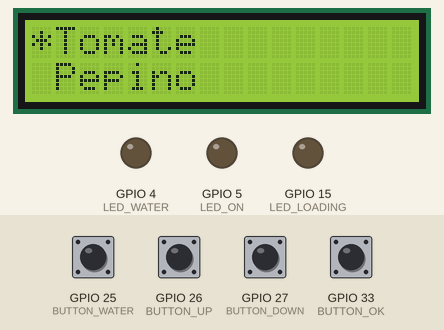
A sketch run on a simulated ESP32. Shown: 16×2 character LCD, output pins drawn as LEDs (lit = HIGH). The inputs (shaded band) are chosen by the test bench; at power-on: GPIO 25 (BUTTON_WATER), GPIO 26 (BUTTON_UP), GPIO 27 (BUTTON_DOWN), GPIO 33 (BUTTON_OK) HIGH. What the sketch prints to the serial monitor is not drawn.

Above: at 1.2 s.
1.3 s: GPIO 26 (BUTTON_UP) pulled LOW for 0.15 s
At 2.5 s:
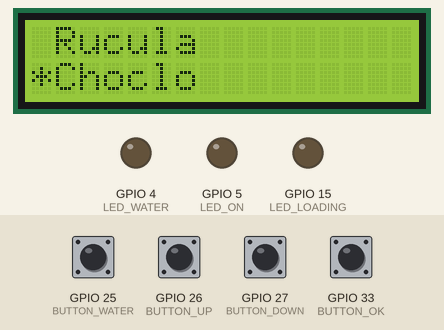
3.5 s: GPIO 33 (BUTTON_OK) pulled LOW for 0.15 s
At 4.4 s:
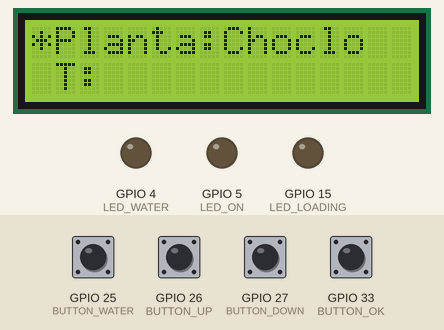
5.5 s: GPIO 27 (BUTTON_DOWN) pulled LOW for 0.15 s
At 6.7 s:
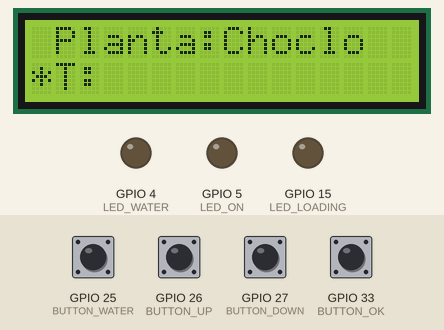
7.6 s: GPIO 27 (BUTTON_DOWN) pulled LOW for 1 s
At 9.6 s:
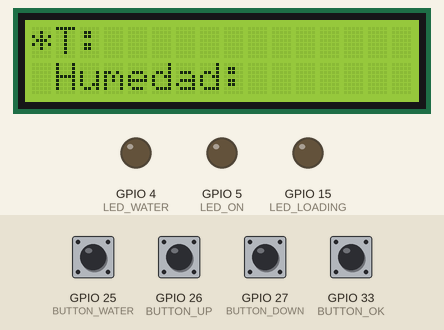
10.1 s: GPIO 26 (BUTTON_UP) pulled LOW for 1 s
At 11.6 s:
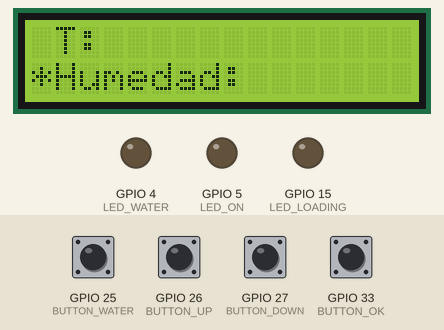
Timing chart, 0 to 12.3 s (numbered marks = the images above; inputs shaded):
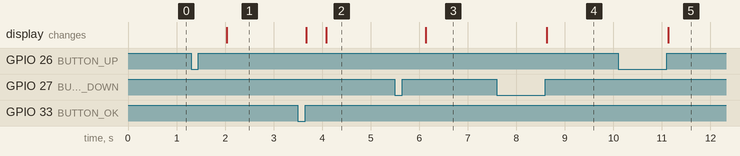

The sketch:

PARA_COMPARAR_NO_USAR.ino
```cpp
#include <List.hpp>
#include <LiquidCrystal_I2C.h>  //21: SDA || 22: SLC

struct Plant {
  int PlantID;
  String plantName;
  String tempStatus;
  String humStatus;
  String lastRead;     //ÚLTIMA VEZ QUE LEÍ
  String lastWater;    //ÚLTIMA VEZ QUE REGUÉ
  String timeWatered;  //TIEMPO QUE REGUÉ
};

struct IdealValues {
  int tempIdeal;
  int humIdeal;
};

struct PlantReads {
  int tempRead;
  int humRead;
  int lastRead;
  int lastWater;
};

List<Plant> plants(true);             // HECHA: Lista de objetos de planta con la info ya lista para el usuario
List<IdealValues> idealValues(true);  // HECHA: Lista de valores ideales según tipo de planta
List<PlantReads> plantReads(true);    // HECHA: Lista de lecturas según planta: valores no procesados
List<String> plantPrint(true);        // HECHA: Lista de parámetros a imprimir en la pantalla
List<String> plantInfo(true);         // HECHA: Lista de info de la planta elegida a imprimir en la pantalla

Plant tomate = { 1, "Tomate", "", "", "1100", "202", "3" };
Plant pepino = { 2, "Pepino", "", "", "2000", "18", "1" };
Plant rucula = { 3, "Rucula", "", "", "400", "100", "0" };
Plant choclo = { 4, "Choclo", "", "", "808", "750", "5" };

IdealValues tomateValues = { 15, 1000 };
IdealValues pepinoValues = { 20, 1500 };
IdealValues ruculaValues = { 5, 800 };
IdealValues chocloValues = { 25, 2000 };

PlantReads tomateReads = { 20, 1100, 0, 0 };
PlantReads pepinoReads = { 10, 1000, 0, 0 };
PlantReads ruculaReads = { 20, 200, 0, 0 };
PlantReads chocloReads = { 80, 1800, 0, 0 };

// Pines
#define BUTTON_UP 26
#define BUTTON_DOWN 27
#define BUTTON_OK 33
#define BUTTON_WATER 25

#define LED_WATER 4
#define LED_LOADING 15
#define LED_ON 5

#define PUSHED LOW
#define N_PUSHED HIGH

#define TEMP_IDEAL 20
#define TEMP_OK_RANGE 5
#define TEMP_EXCEED_RANGE 10
#define MIN_TEMP -20
#define MAX_TEMP 40

#define HUM_IDEAL 2050
#define HUM_OK_RANGE 300
#define HUM_EXCEED_RANGE 800
#define MIN_HUM 500
#define MAX_HUM 3800

bool mustWater = false;

// Estados
#define HOME 1
#define DOWN 2
#define UP 3
#define PRINT 4
#define PROCESS_LECTURES 5
#define BACK_HOME 6

#define MAX_OPTIONS 1
#define MIN_OPTIONS 0
#define GO_UP -1
#define GO_DOWN 1

int actualState = PROCESS_LECTURES;
int returnState = HOME;
int printDetail;

bool ReadButtonUp = N_PUSHED;
bool ReadButtonDown = N_PUSHED;
bool ReadButtonOk = N_PUSHED;
bool ReadButtonWater = N_PUSHED;

bool selected = 0;
int printIndex = 0;
unsigned long lastPrint = 0;
#define T_PRINT 1000
unsigned long now = 0;

#define SCREEN_MODEL 0x27
#define SCREEN_LENGHT 16
#define SCREEN_HEIGHT 2

LiquidCrystal_I2C lcd(SCREEN_MODEL, SCREEN_LENGHT, SCREEN_HEIGHT);

// Declaración de funciones
int ScrollDown(int, int);
void ScrollUp(void);
void printPlantsNames(void);
void printPlantsDetails(int);
String filterReads(int, int, int, int, int, int);

void setup() {
  Serial.begin(9600);

  plants.add(tomate);
  plants.add(pepino);
  plants.add(rucula);
  plants.add(choclo);

  plantPrint.add("Nombre:");
  plantPrint.add("Temp:");
  plantPrint.add("Hum:");
  plantPrint.add("Leido:");
  plantPrint.add("Regado:");
  plantPrint.add("T riego:");

  idealValues.add(tomateValues);
  idealValues.add(pepinoValues);
  idealValues.add(ruculaValues);
  idealValues.add(chocloValues);

  plantReads.add(tomateReads);
  plantReads.add(pepinoReads);
  plantReads.add(ruculaReads);
  plantReads.add(chocloReads);

  pinMode(BUTTON_UP, INPUT_PULLUP);
  pinMode(BUTTON_DOWN, INPUT_PULLUP);
  pinMode(BUTTON_OK, INPUT_PULLUP);
  pinMode(BUTTON_WATER, INPUT_PULLUP);

  pinMode(LED_WATER, OUTPUT);
  pinMode(LED_ON, OUTPUT);
  pinMode(LED_LOADING, OUTPUT);

  lcd.init();
  lcd.backlight();
  printPlantsNames();
}

void loop() {
  ReadButtonDown = digitalRead(BUTTON_DOWN);
  ReadButtonUp = digitalRead(BUTTON_UP);
  ReadButtonOk = digitalRead(BUTTON_OK);
  ReadButtonWater = digitalRead(BUTTON_WATER);

  now = millis();

  static int chosenPlant;

  switch (actualState) {
    case HOME:
      if (ReadButtonDown == PUSHED) {
        Serial.println("pre down");
        while (ReadButtonDown == PUSHED) {
          Serial.println("wait");
          ReadButtonDown = digitalRead(BUTTON_DOWN);
        }
        printIndex = ScrollDown(plants.getSize(),printIndex);
        Serial.println("down");
      }

      if (ReadButtonUp == PUSHED) {
        Serial.println("pre up");
        while (ReadButtonUp == PUSHED) {
          Serial.println("wait");
          ReadButtonUp = digitalRead(BUTTON_UP);
        }
        ScrollUp();
        Serial.println("up");
      }

      if (ReadButtonOk == PUSHED) {
        while (ReadButtonOk == PUSHED) {
          Serial.println("wait");
          ReadButtonOk = digitalRead(BUTTON_OK);
        }
        actualState = PRINT;
        chosenPlant = printIndex + selected;
        plantInfo.add(plants.get(chosenPlant).plantName);
        plantInfo.add(plants.get(chosenPlant).tempStatus);
        plantInfo.add(plants.get(chosenPlant).humStatus);
        plantInfo.add(plants.get(chosenPlant).lastRead);
        plantInfo.add(plants.get(chosenPlant).lastWater);
        plantInfo.add(plants.get(chosenPlant).timeWatered);
        printPlantsDetails(chosenPlant);
        selected = 0;
        printDetail = MIN_OPTIONS;
      } else if (now - lastPrint >= T_PRINT) {
        printPlantsNames();
        lastPrint = millis();
      }
      break;

    case PRINT:
      Serial.println(selected);
      if (now - lastPrint >= T_PRINT) {
        printPlantsDetails(chosenPlant);
        lastPrint = millis();
      }

      if (ReadButtonDown == PUSHED) {
        Serial.println("pre down");
        while (ReadButtonDown == PUSHED) {
          Serial.println("wait");
          ReadButtonDown = digitalRead(BUTTON_DOWN);
        }
        printDetail = ScrollDown(plantPrint.getSize(),printDetail);
        Serial.println("down");
      }

      if (ReadButtonUp == PUSHED) {
        Serial.println("pre up");
        while (ReadButtonUp == PUSHED) {
          Serial.println("wait");
          ReadButtonUp = digitalRead(BUTTON_UP);
        }
        if (selected != MIN_OPTIONS) {
          selected = selected + GO_UP;
        } else {
          selected = MAX_OPTIONS;
          //if (printDetail == PRINT_NAME_TEMP) {
            //printDetail = PRINT_WATER_WATERED;

          //} else {
            //printDetail = printDetail + GO_UP;
          //}
        }
        Serial.println("UP");
      }
      /*
      if (ReadButtonWater == PUSHED) {
        actualState = BACK_HOME;
      }
      */

      break;

    case PROCESS_LECTURES:  // Hacer función?
      for (int process = 0; process <= plants.getSize(); process++) {

        plants.get(process).tempStatus = filterReads(plantReads.get(process).tempRead, MIN_TEMP, MAX_TEMP, idealValues.get(process).tempIdeal, TEMP_OK_RANGE, TEMP_EXCEED_RANGE);
        plants.get(process).humStatus = filterReads(plantReads.get(process).humRead, MIN_HUM, MAX_HUM, idealValues.get(process).humIdeal, HUM_OK_RANGE, HUM_EXCEED_RANGE);
      }
      actualState = HOME;
      break;

    case BACK_HOME:
      if ((ReadButtonWater == N_PUSHED) && (ReadButtonOk == N_PUSHED) && (ReadButtonDown == N_PUSHED) && (ReadButtonUp == N_PUSHED)) {
        actualState = HOME;
      }
      break;
  }
}
/*
void ScrollDown(int maxSize; int index) {
  //estandarizar
  if (selected == MAX_OPTIONS) {
    selected = MIN_OPTIONS;
    if (plants.getSize() == (printIndex + MAX_OPTIONS + 1)) {
      printIndex = 0;
    } else {
      printIndex += GO_DOWN;
    }
  } else {
    selected += GO_DOWN;
  }
}
*/

int ScrollDown(int maxSize, int index) {
  //estandarizar
  if (selected == MAX_OPTIONS) {
    selected = MIN_OPTIONS;
    if (maxSize == (index + MAX_OPTIONS + 1)) {
      index = 0;
    } else {
      index += GO_DOWN;
    }
  } else {
    selected += GO_DOWN;
  }
  return index;
}

void ScrollUp() {
  //estandarizar
  if (selected != MIN_OPTIONS) {
    selected += GO_UP;
  } else {
    selected = MAX_OPTIONS;
    if (printIndex == 0) {
      printIndex = plants.getSize() - MAX_OPTIONS - 1;
    } else {
      printIndex += GO_UP;
    }
  }
}

void printPlantsNames(void) {
  // Ubicamos el cursor en la primera posición(columna:0) de la segunda línea(fila:1)
  lcd.clear();
  lcd.setCursor(0, selected);
  lcd.print("*");
  for (int printed = 0; printed <= MAX_OPTIONS; printed++) {
    lcd.setCursor(1, printed);
    lcd.print(plants.get(printIndex + printed).plantName);
  }
}

void printPlantsDetails(int chosenPlant) {
  // sistematizar
  lcd.clear();
  lcd.setCursor(0, selected);
  lcd.print("*");
  if (printDetail == MIN_OPTIONS) {
    lcd.setCursor(1, 0);
    lcd.print("Planta:");
    lcd.setCursor(8, 0);
    lcd.print(plants.get(chosenPlant).plantName);
    lcd.setCursor(1, 1);
    lcd.print("T:");
    lcd.setCursor(3, 1);
    lcd.print(plants.get(chosenPlant).tempStatus);
  }
  if (printDetail == MAX_OPTIONS) {
    lcd.setCursor(1, 0);
    lcd.print("T:");
    lcd.setCursor(3, 0);
    lcd.print(plants.get(chosenPlant).tempStatus);
    lcd.setCursor(1, 1);
    lcd.print("Humedad:");
    lcd.setCursor(9, 1);
    lcd.print(plants.get(chosenPlant).humStatus);
  }
}


String filterReads(int lecture, int MIN, int MAX, int IDEAL, int OK_RANGE, int EXCEED_RANGE) {
  /*
  requires: lecture, minimum, maximum, ideal value, permited range, exceeding range
  */
  mustWater = false;

  String status = "";
  if ((lecture <= MIN) || (lecture >= MAX)) {
    status = "PROBLEMA!";

  } else {
    if ((lecture <= IDEAL + OK_RANGE) && (lecture >= IDEAL - OK_RANGE)) {
      status = "IDEAL";
      mustWater = false;
    } else if ((lecture <= IDEAL + EXCEED_RANGE) && (lecture >= IDEAL + OK_RANGE)) {
      status = "ALTO";
      mustWater = false;
    } else if ((lecture >= IDEAL - EXCEED_RANGE) && (lecture <= IDEAL - OK_RANGE)) {
      status = "BAJ0";
      mustWater = true;
    } else if (lecture <= IDEAL - EXCEED_RANGE) {
      status = "MUY BAJ0";
      mustWater = true;
    } else if (lecture >= IDEAL + EXCEED_RANGE) {
      status = "MUY ALT0";
      mustWater = false;
    }
  }
  //Serial.print(" | ");
  //Serial.println(status);
  return status;
}
```

Measured:
- after the input at 1.3 s, the display: changes after 0.74 s (image 1)
- after the input at 3.5 s, the display: first changes after 0.17 s (image 2 shows a later state)
- after the input at 5.5 s, the display: changes after 0.63 s (image 3)
- after the input at 7.6 s, the display: changes after 1.0 s (image 4)
- after the input at 10.1 s, the display: changes after 1.0 s (image 5)
